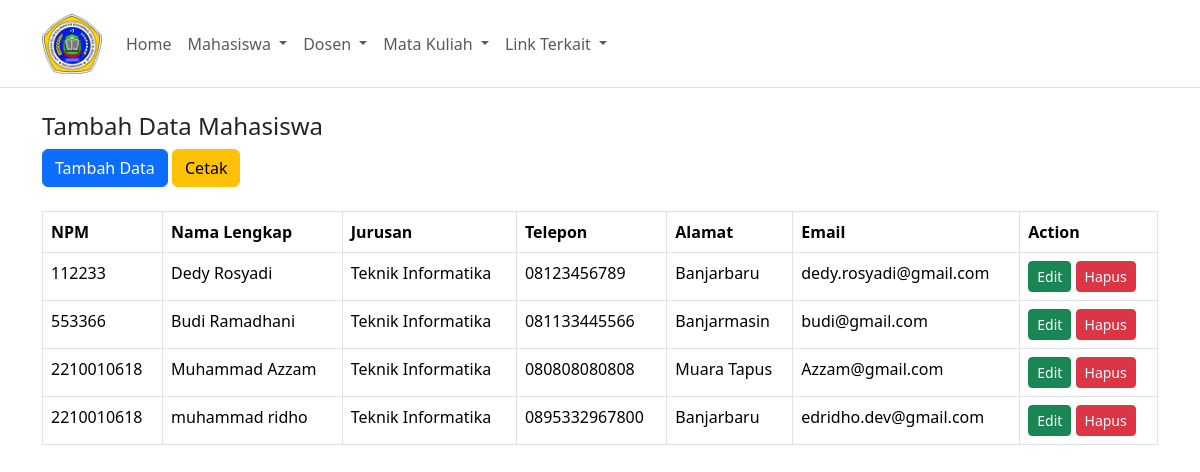
Screenshot of /?page=mahasiswa with the database file from the repository.
### tables this page shows
CREATE TABLE `mahasiswa` (
  `id` int(11) NOT NULL,
  `npm` varchar(10) NOT NULL,
  `nama` varchar(200) NOT NULL,
  `jurusan` varchar(5) NOT NULL,
  `telepon` varchar(15) NOT NULL,
  `alamat` varchar(200) NOT NULL,
  `email` varchar(100) NOT NULL
);

### mahasiswa/show.php (the view)
<h4>Tambah Data Mahasiswa</h4>
<a href="?page=mahasiswaAdd" class="btn btn-primary mb-4">Tambah Data</a>
<a href="mahasiswa/print.php" class="btn btn-warning mb-4" target="_blank">Cetak</a>
<table class="table table-bordered table-hover">
    <thead>
        <tr>
            <th>NPM</th>
            <th>Nama Lengkap</th>
            <th>Jurusan</th>
            <th>Telepon</th>
            <th>Alamat</th>
            <th>Email</th>
            <th>Action</th>
        </tr>
    </thead>
    <tbody>
        <?php
            include 'connection.php';
            $query = mysqli_query($con, "SELECT * FROM mahasiswa");
            while ($data = mysqli_fetch_array($query)) {
        ?>
            <tr>
                <td><?php echo $data['npm']; ?></td>
                <td><?php echo $data['nama']; ?></td>
                <td>
                    <?php echo ($data['jurusan']) == 'TI' ? 'Teknik Informatika' : 'Sistem Informasi'; ?>
                </td>
                <td><?php echo $data['telepon']; ?></td>
                <td><?php echo $data['alamat']; ?></td>
                <td><?php echo $data['email']; ?></td>
                <td>
                    <a class="btn btn-sm btn-success" href="?page=mahasiswaEdit&id=<?= $data['id']; ?>">Edit</a>
                    <a class="btn btn-sm btn-danger" href="?page=mahasiswaDelete&id=<?= $data['id']; ?>" onclick="return confirm('Lanjutkan menghapus data ?')">Hapus </a>
                </td>
            </tr>
        <?php
        }
        ?>
    </tbody>
</table>

### index.php (shortened to what this page needs)
<!doctype html>
<html lang="en">
<head>
    <link href="assets/css/bootstrap.min.css" rel="stylesheet">
    <link rel="stylesheet" href="https://cdnjs.cloudflare.com/ajax/libs/font-awesome/5.15.4/css/all.min.css">
</head>
<body>
    <?php include 'nav.php'; ?>
    <div class="container mt-4">
        <?php
        switch ($_GET['page']) {
            case 'mahasiswa':
                include 'mahasiswa/show.php';
                break;
        }
        ?>
    </div>
</body>
</html>

### nav.php (shortened to what this page needs)
<nav class="navbar navbar-expand-xl border-bottom">
    <div class="container">
        <a class="navbar-brand" href="#">
            <img src="assets/img/logo.png" alt="Logo Uniska" width="60" class="d-inline-block align-text-top">
        </a>
        <div class="collapse navbar-collapse" id="navbarNavDropdown">
            <ul class="navbar-nav">
                <li class="nav-item">
                    <a class="nav-link" aria-current="page" href="./">Home</a>
                </li>
                <li class="nav-item dropdown">
                    <a class="nav-link dropdown-toggle" href="#" role="button" data-bs-toggle="dropdown"
                        aria-expanded="false">
                        Mahasiswa
                    </a>
                </li>
                <li class="nav-item dropdown">
                    <a class="nav-link dropdown-toggle" href="#" role="button" data-bs-toggle="dropdown"
                        aria-expanded="false">
                        Dosen
                    </a>
                </li>
                <li class="nav-item dropdown">
                    <a class="nav-link dropdown-toggle" href="#" role="button" data-bs-toggle="dropdown"
                        aria-expanded="false">
                        Mata Kuliah
                    </a>
                </li>
                <li class="nav-item dropdown">
                    <a class="nav-link dropdown-toggle" href="#" role="button" data-bs-toggle="dropdown"
                        aria-expanded="false">
                        Link Terkait
                    </a>
                </li>
            </ul>
        </div>
    </div>
</nav>

### rows the page displays
mahasiswa: npm "112233", nama "Dedy Rosyadi", jurusan "Teknik Informatika", telepon "08123456789", alamat "Banjarbaru", email "dedy.rosyadi@gmail.com"
mahasiswa: npm "553366", nama "Budi Ramadhani", jurusan "Teknik Informatika", telepon "081133445566", alamat "Banjarmasin", email "budi@gmail.com"
mahasiswa: npm "2210010618", nama "Muhammad Azzam", jurusan "Teknik Informatika", telepon "080808080808", alamat "Muara Tapus", email "Azzam@gmail.com"
mahasiswa: npm "2210010618", nama "muhammad ridho", jurusan "Teknik Informatika", telepon "0895332967800", alamat "Banjarbaru", email "edridho.dev@gmail.com"
